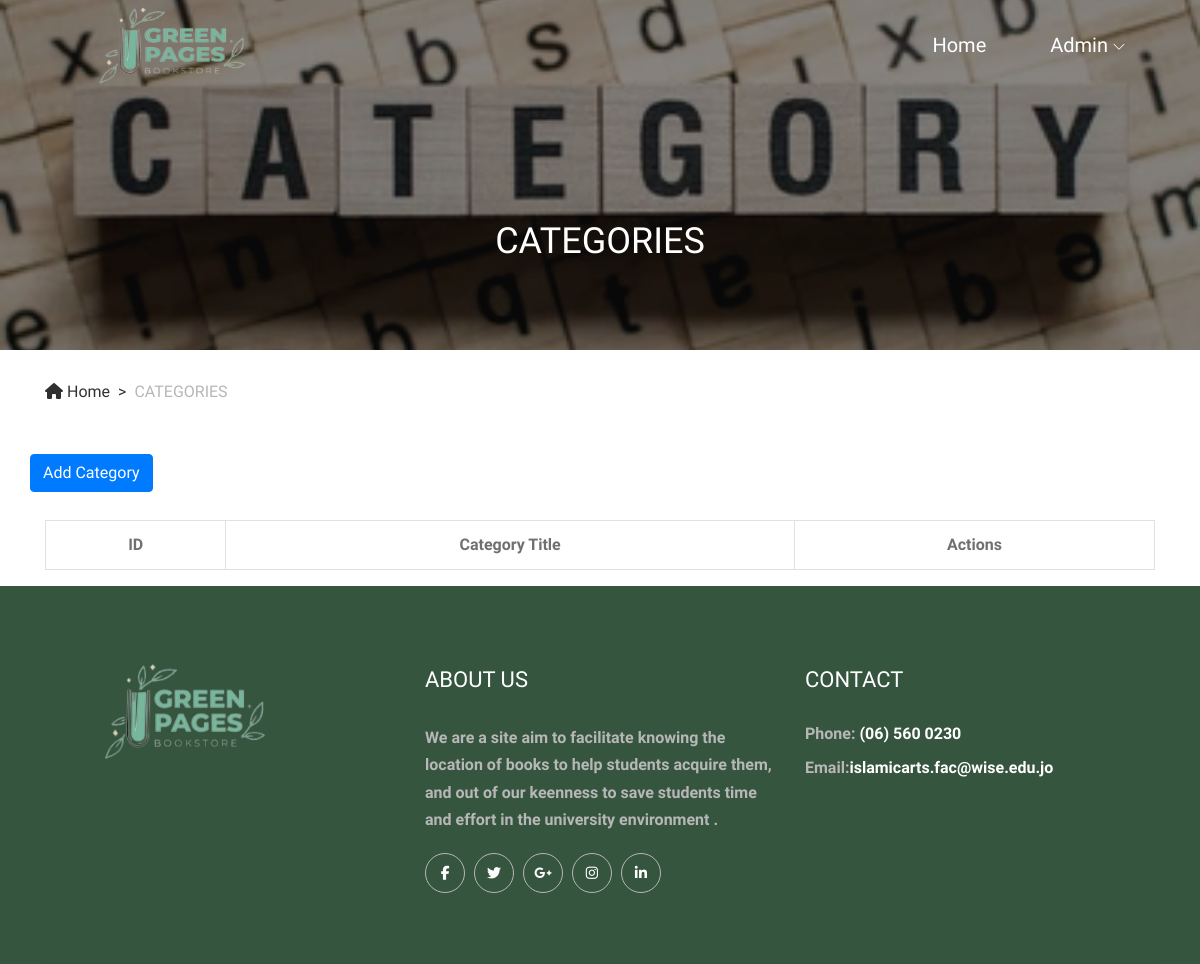
The app's page /categories.php, older data.
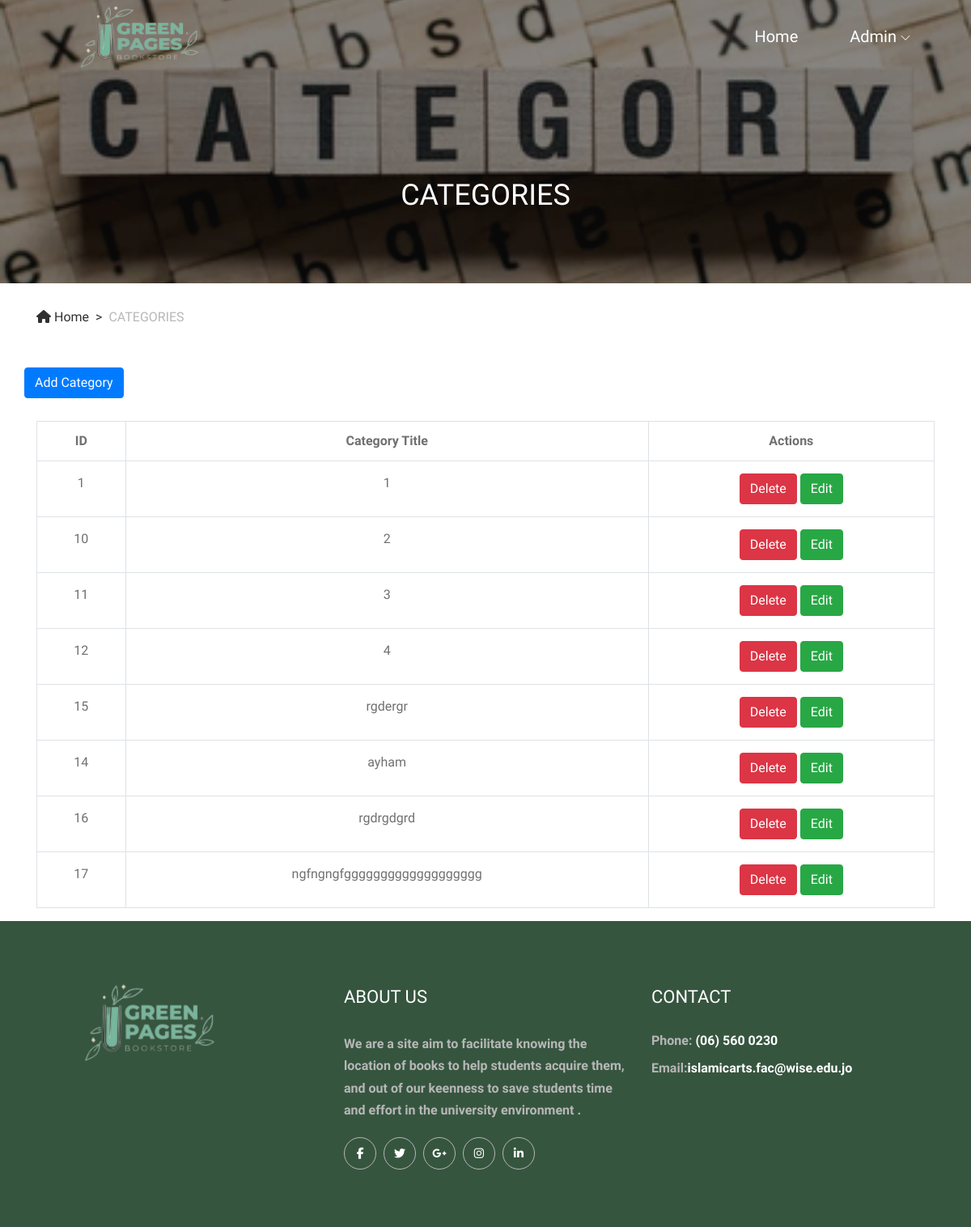
The same page, newer data.
### tables this page shows
CREATE TABLE IF NOT EXISTS `categories` (
  `id` bigint NOT NULL AUTO_INCREMENT,
  `title` varchar(255) NOT NULL,
  PRIMARY KEY (`id`)
);

### categories.php (the view, shortened to what this page needs)
 <?php
 include 'method/db.php';
 $query = "select * from categories";
 $run = mysqli_query($conn,$query);
 ?>
<!DOCTYPE html>
<html lang="en">
<head>
    <link rel="stylesheet" href="style.css">
    <link rel="stylesheet" href="https://pro.fontawesome.com/releases/v5.10.0/css/all.css"/>
</head>
<body>
    <header class="header-area">
        <div class="alazea-main-menu">
            <div class="classy-nav-container breakpoint-off">
                <div class="container">
                    <nav class="classy-navbar justify-content-between" id="alazeaNav">
                        <a href="" class="nav-brand"><img src="img/1.png" style="width: 255px;
    height: 224px;"></a>
                        <div class="classy-menu">
<div class="classynav">
<ul>
<li><a href="index.php">Home</a></li>
<li><a href="#">Admin</a>
</li>
</ul>
</div>
                        </div>
                    </nav>
                </div>
            </div>
        </div>
    </header>
    <div class="breadcrumb-area">
        <div class="top-breadcrumb-area bg-img bg-overlay d-flex align-items-center justify-content-center" style="
        background-image: url(img/12.png);">
            <h2>CATEGORIES</h2>
        </div>
        <div class="container"  >
            <div class="row">
                <div class="col-12">
                    <nav aria-label="breadcrumb">
                        <ol class="breadcrumb">
                            <li class="breadcrumb-item"><a href="#"><i class="fa fa-home"></i> Home</a></li>
                            <li class="breadcrumb-item active" aria-current="page">CATEGORIES</li>
                        </ol>
                    </nav>
                </div>
            </div>
        </div>
    </div>
    <div class="container ">
        <div class="row">
            <button type="button" class="btn btn-primary" data-toggle="modal" data-target="#CategoryModal">
                Add Category
            </button>
        </div>
    </div>
    <div class="container" style="margin-top: 27.7px">
<table class="table table-bordered table-hover">
      <tr>
           <th class="text-center">ID</th>
           <th class="text-center">Category Title</th>
           <th class="text-center">Actions</th>
      </tr>
      <?php
           if ($num = mysqli_num_rows($run)>0) {
                while ($result = mysqli_fetch_assoc($run)) {
                     echo "
                          <tr class='data' >
                               <td>".$result['id']."</td>
                               <td>".$result['title']."</td>
                               <td><a href='Controllers/deleteCategory.php?id=".$result['id']."' class='btn btn-danger'>Delete</a>";
                     echo <<<HTML
 <button type="button" class="btn btn-success" data-toggle="modal" data-target="#EditCategoryModal{$result['id']}">
                Edit
            </button>
            <div class="modal fade" id="EditCategoryModal{$result['id']}" tabindex="-1" aria-labelledby="EditCategoryModal{$result['id']}Label" aria-hidden="true">
                <div class="modal-dialog">
                    <div class="modal-content">
                        <div class="modal-header">
                            <h5 class="modal-title" id="EditCategoryModal{$result['id']}Label">Edit Category</h5>
                            <button type="button" class="close" data-dismiss="modal" aria-label="Close">
                                <span aria-hidden="true">&times;</span>
                            </button>
                        </div>
                        <form id="EditCategoryForm{$result['id']}" class="p-5" action="Controllers/editCategory.php" method="POST">
                            <div class="form-group">
                                <label for="category_title">Category Title</label>
                                <input type="text" class="form-control" value="{$result['title']}" id="category_title" name="category_title">
                                <input type="hidden" class="form-control" value="{$result['id']}" name="id">
                            </div>
                        </form>
                        <div class="modal-footer">
                            <button type="button" class="btn btn-secondary" data-dismiss="modal">Close</button>
                            <button type="submit" class="btn btn-primary" form="EditCategoryForm{$result['id']}">Edit</button>
                        </div>
                    </div>
                </div>
            </div>
HTML;
                      echo "</td></tr>";
                }
           }
      ?>
 </table>
    </div>
    <footer class="footer-area bg-img" style="background-image: ;">
        <div class="main-footer-area">
            <div class="container">
                <div class="row">
                    <div class="col-sm">
                        <div class="single-footer-widget">
                            <div class="footer-logo mb-30">
<a href="#"><img src="img/1.png"
    style="width:280px;height: 280px;margin-top:-95px;">
</a>
                            </div>
                                        </div>
                    </div>
                    <div class="col-sm">
                        <div class="single-footer-widget">
                            <div class="widget-title">
                                <h5>About us</h5>
                            </div>
                                 <p>We are a site aim to facilitate knowing the location of books to help students acquire them, and out of our keenness to save students time and effort in the university environment .</p>
                            <div class="social-info">
                                <a href="#"><i class="fa fa-facebook" aria-hidden="true"></i></a>
                                <a href="#"><i class="fa fa-twitter" aria-hidden="true"></i></a>
                                <a href="#"><i class="fa fa-google-plus" aria-hidden="true"></i></a>
                                <a href="#"><i class="fa fa-instagram" aria-hidden="true"></i></a>
                                <a href="#"><i class="fa fa-linkedin" aria-hidden="true"></i></a>
                            </div>
                        </div>
                    </div>
                    <div class="col-sm">
                        <div class="single-footer-widget">
                            <div class="widget-title">
                                <h5>CONTACT</h5>
                            </div>
       <div class="contact-information">
                                 <p><span>Phone:</span> (06) 560 0230</p>
                    <p><span>Email:</span>islamicarts.fac@wise.edu.jo</p>
                            </div>
                        </div>
                    </div>
                </div>
            </div>
        </div>
    </footer>
</body>
</html>

### css/classy-nav.css (style rules this page uses)
* { margin: 0; padding: 0; }
body { font-family: "Roboto", sans-serif; }
ul, ol { margin: 0; }
ul li, ol li { list-style: none; }
img { height: auto; max-width: 100%; }
.bg-img { background-position: center center; background-size: cover; background-repeat: no-repeat; }
.classy-nav-container { position: relative; z-index: 100; background-color: #ffffff; }
.classy-nav-container * { box-sizing: border-box; }
.classy-nav-container a { -webkit-transition-duration: 500ms; transition-duration: 500ms; text-decoration: none; outline: none; font-size: 14px; font-weight: 400; color: #232323; display: inline-block; }
.justify-content-between { -webkit-box-pack: justify; -ms-flex-pack: justify; justify-content: space-between; }
.justify-content-center { -webkit-box-pack: center; -ms-flex-pack: center; justify-content: center; }
.classy-navbar { width: 100%; height: 70px; padding: 0.5em 2em; display: -webkit-box; display: -ms-flexbox; display: flex; -webkit-box-align: center; -ms-flex-align: center; -ms-grid-row-align: center; align-items: center; }
.classy-navbar .nav-brand { font-size: 26px; font-weight: 500; color: #565656; display: inline-block; margin-right: 30px; }
.classynav ul li { display: inline-block; clear: both; position: inherit; z-index: 10; }
.classynav ul li.cn-dropdown-item { position: relative; z-index: 10; }
.classynav ul li a { padding: 0 12px; display: block; height: 35px; font-size: 14px; line-height: 34px; }
.classynav ul li.megamenu-item > a:after, .classynav ul li.has-down > a:after { font-family: 'classyfonts'; content: "\e900"; font-size: 12px; color: #000000; padding-left: 5px; -webkit-transition-duration: 500ms; transition-duration: 500ms; }
.breakpoint-off .classynav { display: -webkit-box; display: -ms-flexbox; display: flex; -webkit-box-align: center; -ms-flex-align: center; -ms-grid-row-align: center; align-items: center; }

### categories.php (style rules this page uses)
.data { text-align: center; }
.data td { padding: 15px 0; }

Row changes from the older to the newer data that the page shows:
added categories: id "1", title "1"
added categories: id "10", title "2"
added categories: id "11", title "3"
added categories: id "12", title "4"
added categories: id "15", title "rgdergr"
added categories: id "14", title "ayham"
added categories: id "16", title "rgdrgdgrd"
added categories: id "17", title "ngfngngfggggggggggggggggggg"
